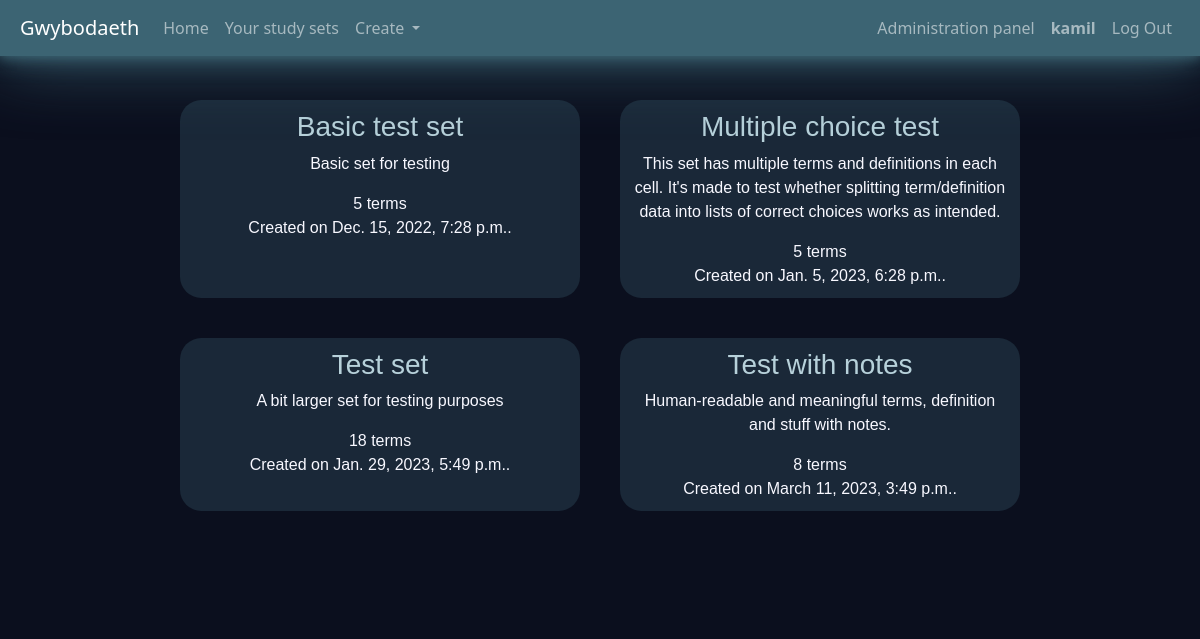
The app's page /kamil/sets (signed in) with its own data.
### Gwybodaeth/models.py (models this page shows)
class User(AbstractUser):
    def __str__(self):
        return f"{self.username}"

class Study_set(models.Model):
    author      = models.ForeignKey(User, on_delete=models.CASCADE, related_name="study_sets")
    description = models.CharField (max_length=1023)
    title       = models.CharField (max_length=127)
    defs_lang   = models.CharField (max_length=8)
    terms_lang  = models.CharField (max_length=8)
    terms       = models.JSONField ()
    timestamp   = models.DateTimeField(auto_now_add=True)
    def terms_count(self):
        return len(self.terms.keys())

### Gwybodaeth/views.py (the view)
def user_sets(request, username):
    require_method(request, 'GET')
    if not username == request.user.username:
        print("Accessing study sets belonging to another user.\
                This may or may not be allowed (TODO as an optional feature.\
                Type: advanced (to be done AFTER the important parts are done and working))")
    sets = Study_set.objects.filter(author__username=username)
    return render(request, "gwybodaeth/Simple/user_sets.html", {
        "sets": sets
    })

### Gwybodaeth/util.py (called while the page is built)
def require_method(request, method, status=400):
    if (type(method) is list) and (not request.method in method):
        return JsonResponse({"error": f"Request method must be one of the following:\
                            {', '.join(method)}."},
                            status=status)
    if not request.method == method:
        return JsonResponse({"error": f"{method} request required"},
                            status=status)

### Gwybodaeth/templates/gwybodaeth/Simple/user_sets.html (shortened to what this page needs)
{% extends "gwybodaeth/Layout/layout.html" %}
{% block body %}
  <div class="user-sets">
    {% for set in sets %}
      <div class="user-set
                  bg-moon-glass">
        <div class="user-set-title">
          <h3><a  class="text-lleuad-lawn"
                  href ="{% url 'study-set-view' set.id %}">{{ set.title }}</a></h3>
        </div>
        <div class="user-set-description">
          <p>{{ set.description}}</p>
        </div>
        <div class="user-set-terms-counter">
          {{ set.terms_count }} terms
        </div>
        <div class="user-set-timestamp">
          Created on {{ set.timestamp }}.
        </div>
      </div>
    {% empty %}
      <h3> You haven't created any study sets! </h3>
      <p> Maybe it's time to <a href="{% url 'create-set' %}">create one</a>?
    {% endfor %}
  </div>
{% endblock %}

### Gwybodaeth/templates/gwybodaeth/includable/navbar.html (shortened to what this page needs)
<nav class="navbar
            fixed-top
            navbar-expand-lg
            navbar-dark
            bg-lleuad
            moonlight-stronk"
      id="navbar-main">
  <a  class="navbar-brand"
      href="{% url 'index' %}">Gwybodaeth</a>
  <ul class="navbar-nav me-auto">
    <li class="nav-item">
      <a  class="nav-link"
          href="{% url 'index' %}">Home</a>
    </li>
    {% if user.is_authenticated %}
    <li class="nav-item">
      <a  class="nav-link"
          href="{% url 'user-sets' user.username %}">Your study sets</a>
    </li>
    {% include "./navbar_create.html" %}
      {% endif %}
  </ul>
  <ul class="navbar-nav ms-auto">
  {% if user.is_authenticated %}
    {% if user.is_superuser %}
      <li class="nav-item">
        <a  href="/admin/"
            class="nav-link">Administration panel</a>
      </li>
    {% endif %}
    <li class="nav-item">
      <a  class="nav-link"
          href="">
          <strong>{{ user.username }}</strong>
      </a>
    </li>
    <li class="nav-item">
      <a  class="nav-link"
          href="{% url 'logout' %}">Log Out</a>
    </li>
  {% endif %}
  </ul>
</nav>

### records on screen
User: username "kamil"
Study_set: title "Basic test set", description "Basic set for testing", terms_count "5", timestamp "Dec. 15, 2022, 7:28 p.m."
Study_set: title "Multiple choice test", description "This set has multiple terms and definitions in each cell. It's made to test whether splitting term/definition data into lists of correct choices works as intended.", terms_count "5", timestamp "Jan. 5, 2023, 6:28 p.m."
Study_set: title "Test set", description "A bit larger set for testing purposes", terms_count "18", timestamp "Jan. 29, 2023, 5:49 p.m."
Study_set: title "Test with notes", description "Human-readable and meaningful terms, definition and stuff with notes.", terms_count "8", timestamp "March 11, 2023, 3:49 p.m."
